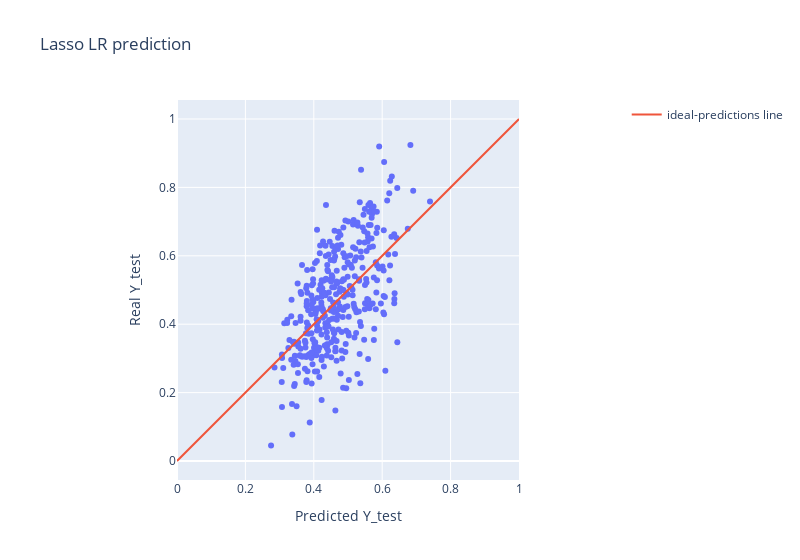

Here is the notebook cell this chart was saved with:
### Code cell
import plotly.express as px
fig = px.scatter(y=Y_test, x=lasso_lr.best_estimator_.predict(X_test), title='Lasso LR prediction', width=800)
fig.add_trace(go.Scatter(x=[0,1], y=[0,1], name='ideal-predictions line', mode='lines'))
fig.update_xaxes(title= 'Predicted Y_test')
fig.update_yaxes(title= 'Real Y_test')
fig.update_xaxes(constrain='domain')
fig.update_yaxes(scaleanchor = "x", scaleratio = 1)
fig.show()

### Figure 1 — Plotly figure (JSON) as saved in the notebook; plotly's stock layout.template omitted (floating-point values rounded to 4 significant figures; data arrays with more than 128 entries replaced by an {"elided": "..."} marker saying what was removed)
{"data": [{"hovertemplate": "x=%{x}<br>y=%{y}<extra></extra>", "legendgroup": "", "marker": {"color": "#636efa", "symbol": "circle"}, "mode": "markers", "name": "", "orientation": "v", "showlegend": false, "type": "scatter", "x": {"elided": "365 float values"}, "xaxis": "x", "y": {"elided": "365 float values"}, "yaxis": "y"}, {"mode": "lines", "name": "ideal-predictions line", "type": "scatter", "x": [0, 1], "y": [0, 1]}], "layout": {"legend": {"tracegroupgap": 0}, "title": {"text": "Lasso LR prediction"}, "width": 800, "xaxis": {"anchor": "y", "constrain": "domain", "domain": [0.0, 1.0], "title": {"text": "Predicted Y_test"}}, "yaxis": {"anchor": "x", "domain": [0.0, 1.0], "scaleanchor": "x", "scaleratio": 1, "title": {"text": "Real Y_test"}}}}
